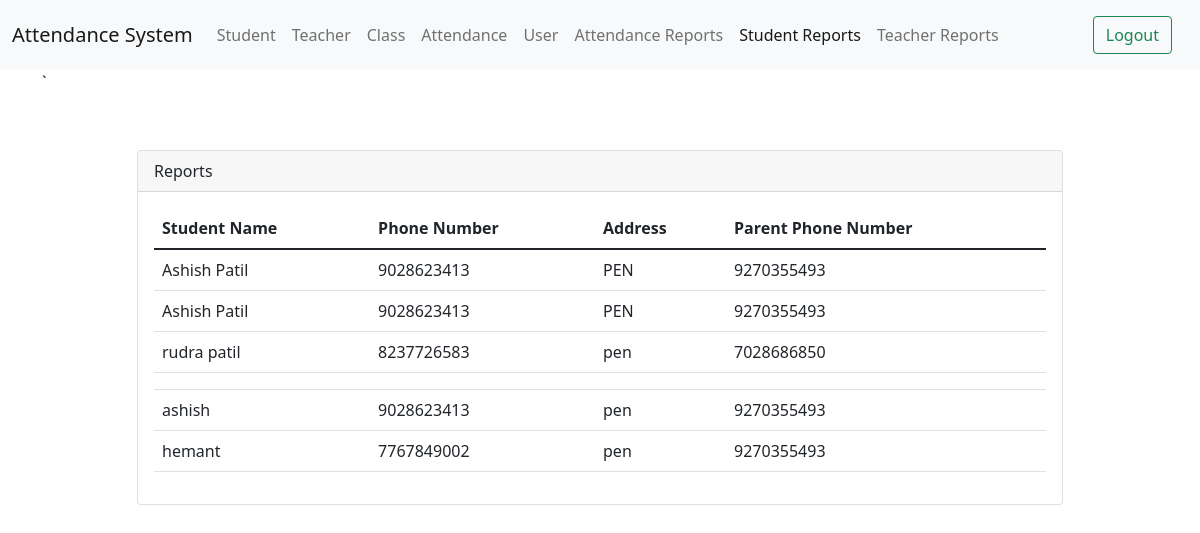
The page /student_reports on the database its author committed.
### tables this page shows
CREATE TABLE STUDENT(
   STUDENT_NAME            CHAR(50),
   PHONE_NUMBER             CHAR(50),
   ADDRESS        CHAR(50),
   PARENT_PHONE_NUMBER         CHAR(50)
);

### main.py (the view)
@app.route('/student_reports')
def student_reports():
   from database.student import view_student
   student_dict=view_student()
   print(student_dict)
   return render_template("student_reports.html",student_dict=student_dict)

### database/student.py (called while the page is built)
def view_student():
        print("conecting to database")
        conn = sqlite3.connect('attendance_system_DB.db')
        cursor = conn.cursor()
        df = pandas.read_sql("select * from student", con=conn)
        print(df)
        conn.close()
        return df.to_dict("records")

### templates/student_reports.html (shortened to what this page needs)
<!DOCTYPE html>
<html lang="en">
<head>
    <link href="https://cdn.jsdelivr.net/npm/bootstrap@5.1.3/dist/css/bootstrap.min.css" rel="stylesheet">
</head>
<body>
<nav class="navbar navbar-expand-lg navbar-light bg-light">
  <div class="container-fluid">
    <a class="navbar-brand" href="#">Attendance System</a>
    <div class="collapse navbar-collapse" id="navbarSupportedContent">
      <ul class="navbar-nav me-auto mb-2 mb-lg-0">
        <li class="nav-item">
          <a class="nav-link" aria-current="page" href="/add_student">Student</a>
        </li>
        <li class="nav-item">
          <a class="nav-link" href="/add_teacher">Teacher</a>
        </li>
          <li class="nav-item">
          <a class="nav-link" href="/add_class">Class</a>
        </li>
          <li class="nav-item">
          <a class="nav-link" href="/attendance_sheet">Attendance</a>
        </li>
        <li class="nav-item">
          <a class="nav-link" href="/add_user">User</a>
        </li>
          <li class="nav-item">
          <a class="nav-link" href="/reports">Attendance Reports</a>
        </li>
        <li class="nav-item">
          <a class="nav-link active" href="/student_reports">Student Reports</a>
        </li>
        <li class="nav-item">
          <a class="nav-link" href="/teacher_reports">Teacher Reports</a>
        </li>
      </ul>
      <a class="nav-link" href="/"><button class="btn btn-outline-success" type="submit">Logout</button></a>
    </div>
  </div>
</nav>
<div class="container">
  <div class="row">
    <div class="col">
`
    </div>
    <div class="col-10">
      <div class="card" style="margin-top:80px" >
  <div class="card-header">
    Reports
  </div>
  <div class="card-body">
    <table class="table">
  <thead>
    <tr>
      <th scope="col">Student Name</th>
      <th scope="col">Phone Number</th>
      <th scope="col">Address</th>
      <th scope="col">Parent Phone Number</th>
    </tr>
  </thead>
  <tbody>
   {% for attendance in student_dict %}
   <tr>
     <td>{{ attendance.STUDENT_NAME}}</td>
     <td>{{ attendance.PHONE_NUMBER}}</td>
     <td>{{ attendance.ADDRESS}}</td>
     <td>{{ attendance.PARENT_PHONE_NUMBER}}</td>
   </tr>
  {% endfor %}
  </tbody>
</table>
   </div>
</div>
    </div>
    <div class="col">
    </div>
  </div>
</div>
</body>
</html>

### rows shown on the page
STUDENT: STUDENT_NAME "Ashish Patil", PHONE_NUMBER "9028623413", ADDRESS "PEN", PARENT_PHONE_NUMBER "9270355493"
STUDENT: STUDENT_NAME "Ashish Patil", PHONE_NUMBER "9028623413", ADDRESS "PEN", PARENT_PHONE_NUMBER "9270355493"
STUDENT: STUDENT_NAME "rudra patil", PHONE_NUMBER "8237726583", ADDRESS "pen", PARENT_PHONE_NUMBER "7028686850"
STUDENT: STUDENT_NAME "ashish", PHONE_NUMBER "9028623413", ADDRESS "pen", PARENT_PHONE_NUMBER "9270355493"
STUDENT: STUDENT_NAME "hemant", PHONE_NUMBER "7767849002", ADDRESS "pen", PARENT_PHONE_NUMBER "9270355493"
